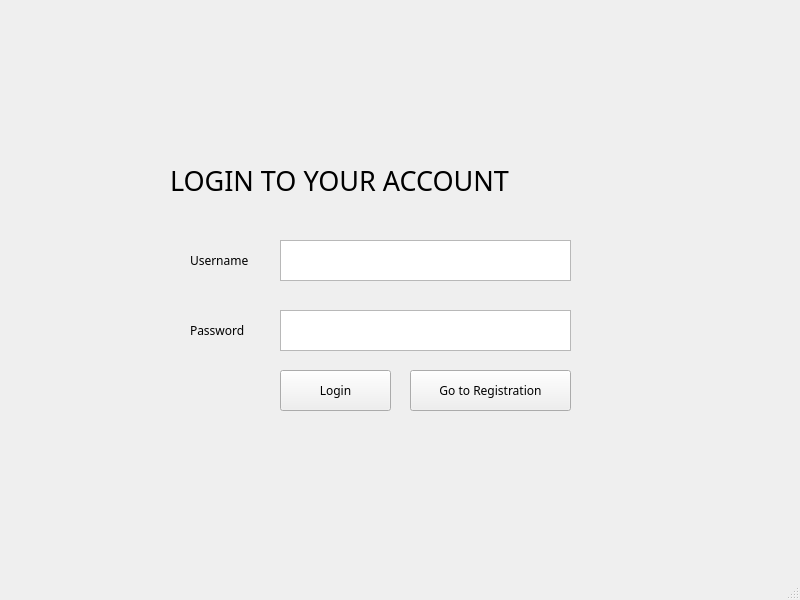
<?xml version="1.0" encoding="UTF-8"?>
<ui version="4.0">
 <class>Login</class>
 <widget class="QMainWindow" name="Login">
  <property name="geometry">
   <rect>
    <x>0</x>
    <y>0</y>
    <width>800</width>
    <height>600</height>
   </rect>
  </property>
  <property name="windowTitle">
   <string>Login</string>
  </property>
  <widget class="QWidget" name="centralwidget">
   <widget class="QTextEdit" name="textEdit">
    <property name="geometry">
     <rect>
      <x>280</x>
      <y>240</y>
      <width>291</width>
      <height>41</height>
     </rect>
    </property>
   </widget>
   <widget class="QTextEdit" name="textEdit_2">
    <property name="geometry">
     <rect>
      <x>280</x>
      <y>310</y>
      <width>291</width>
      <height>41</height>
     </rect>
    </property>
   </widget>
   <widget class="QLabel" name="label">
    <property name="geometry">
     <rect>
      <x>190</x>
      <y>250</y>
      <width>91</width>
      <height>20</height>
     </rect>
    </property>
    <property name="font">
     <font>
      <family>Poppins</family>
      <pointsize>9</pointsize>
     </font>
    </property>
    <property name="text">
     <string>Username</string>
    </property>
   </widget>
   <widget class="QLabel" name="label_2">
    <property name="geometry">
     <rect>
      <x>190</x>
      <y>320</y>
      <width>91</width>
      <height>20</height>
     </rect>
    </property>
    <property name="font">
     <font>
      <family>Poppins</family>
      <pointsize>9</pointsize>
     </font>
    </property>
    <property name="text">
     <string>Password</string>
    </property>
   </widget>
   <widget class="QLabel" name="label_3">
    <property name="geometry">
     <rect>
      <x>170</x>
      <y>140</y>
      <width>511</width>
      <height>81</height>
     </rect>
    </property>
    <property name="font">
     <font>
      <family>Poppins</family>
      <pointsize>20</pointsize>
     </font>
    </property>
    <property name="text">
     <string>LOGIN TO YOUR ACCOUNT</string>
    </property>
   </widget>
   <widget class="QPushButton" name="login_button">
    <property name="geometry">
     <rect>
      <x>280</x>
      <y>370</y>
      <width>111</width>
      <height>41</height>
     </rect>
    </property>
    <property name="font">
     <font>
      <family>Poppins</family>
      <pointsize>9</pointsize>
     </font>
    </property>
    <property name="text">
     <string>Login</string>
    </property>
   </widget>
   <widget class="QPushButton" name="go_toReg">
    <property name="geometry">
     <rect>
      <x>410</x>
      <y>370</y>
      <width>161</width>
      <height>41</height>
     </rect>
    </property>
    <property name="font">
     <font>
      <family>Poppins</family>
      <pointsize>9</pointsize>
     </font>
    </property>
    <property name="text">
     <string>Go to Registration</string>
    </property>
   </widget>
  </widget>
  <widget class="QStatusBar" name="statusbar"/>
 </widget>
 <resources/>
 <connections/>
</ui>
